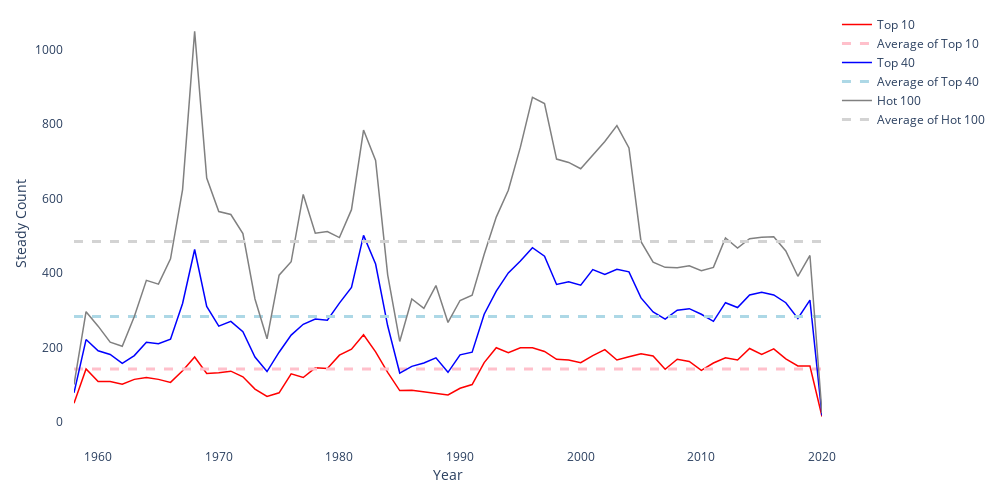

Notebook code cell kept with this figure:
### Markdown cell above
## Part III: The 'Steady's in Chart

### Code cell
fig = go.Figure()
c1y_li = (trend_df.loc[:9, :] == 'Steady').sum()
c1y_li.index = [d[:4] for d in c1y_li.index]
c1y_li = c1y_li.groupby(level = 0).sum()
fig.add_trace(go.Scatter(x=c1y_li.index,
                         y=c1y_li,
                         line=dict(color = 'red', width = 1.5),
                         name='Top 10'))
fig.add_trace(go.Scatter(x=c1y_li.index,
                         y=[round(c1y_li.mean(),2)]*len(c1y_li),
                         line=dict(color = 'pink', width = 3, dash = 'dash'),
                         name='Average of Top 10'))

c1y_li = (trend_df.loc[:39, :] == 'Steady').sum()
c1y_li.index = [d[:4] for d in c1y_li.index]
c1y_li = c1y_li.groupby(level = 0).sum()
fig.add_trace(go.Scatter(x=c1y_li.index,
                         y=c1y_li,
                         line=dict(color = 'blue', width = 1.5),
                         name='Top 40'))
fig.add_trace(go.Scatter(x=c1y_li.index,
                         y=[round(c1y_li.mean(),2)]*len(c1y_li),
                         line=dict(color = 'lightblue', width = 3, dash = 'dash'),
                         name='Average of Top 40'))

c1y_li = (trend_df.loc[:, :] == 'Steady').sum()
c1y_li.index = [d[:4] for d in c1y_li.index]
c1y_li = c1y_li.groupby(level = 0).sum()
fig.add_trace(go.Scatter(x=c1y_li.index,
                         y=c1y_li,
                         line=dict(color = 'grey', width = 1.5),
                         name='Hot 100'))
fig.add_trace(go.Scatter(x=c1y_li.index,
                         y=[round(c1y_li.mean(),2)]*len(c1y_li),
                         line=dict(color = 'lightgrey', width = 3, dash = 'dash'),
                         name='Average of Hot 100'))

fig.update_layout(width=1000, 
                  height=500, 
                  plot_bgcolor='rgb(255,255,255)',
                  xaxis_title="Year",
                  yaxis_title="Steady Count",
                  margin={'l':10, 'r':10, 'b':10, 't':10, 'pad':10})
fig.show()
fig.write_html("visuals/steady_songs_hot100.html")

### Figure 1 — Plotly figure (JSON) as saved in the notebook; plotly's stock layout.template omitted (floating-point values rounded to 4 significant figures)
{"data": [{"line": {"color": "red", "width": 1.5}, "name": "Top 10", "type": "scatter", "x": ["1958", "1959", "1960", "1961", "1962", "1963", "1964", "1965", "1966", "1967", "1968", "1969", "1970", "1971", "1972", "1973", "1974", "1975", "1976", "1977", "1978", "1979", "1980", "1981", "1982", "1983", "1984", "1985", "1986", "1987", "1988", "1989", "1990", "1991", "1992", "1993", "1994", "1995", "1996", "1997", "1998", "1999", "2000", "2001", "2002", "2003", "2004", "2005", "2006", "2007", "2008", "2009", "2010", "2011", "2012", "2013", "2014", "2015", "2016", "2017", "2018", "2019", "2020"], "y": [50, 142, 108, 108, 101, 114, 119, 114, 106, 137, 174, 130, 132, 136, 121, 88, 68, 78, 129, 119, 145, 143, 179, 195, 234, 188, 133, 84, 85, 81, 77, 72, 90, 100, 159, 199, 186, 199, 199, 189, 168, 166, 159, 178, 194, 166, 175, 183, 177, 141, 168, 162, 138, 158, 172, 166, 197, 181, 196, 169, 150, 150, 14]}, {"line": {"color": "pink", "dash": "dash", "width": 3}, "name": "Average of Top 10", "type": "scatter", "x": ["1958", "1959", "1960", "1961", "1962", "1963", "1964", "1965", "1966", "1967", "1968", "1969", "1970", "1971", "1972", "1973", "1974", "1975", "1976", "1977", "1978", "1979", "1980", "1981", "1982", "1983", "1984", "1985", "1986", "1987", "1988", "1989", "1990", "1991", "1992", "1993", "1994", "1995", "1996", "1997", "1998", "1999", "2000", "2001", "2002", "2003", "2004", "2005", "2006", "2007", "2008", "2009", "2010", "2011", "2012", "2013", "2014", "2015", "2016", "2017", "2018", "2019", "2020"], "y": [141.9, 141.9, 141.9, 141.9, 141.9, 141.9, 141.9, 141.9, 141.9, 141.9, 141.9, 141.9, 141.9, 141.9, 141.9, 141.9, 141.9, 141.9, 141.9, 141.9, 141.9, 141.9, 141.9, 141.9, 141.9, 141.9, 141.9, 141.9, 141.9, 141.9, 141.9, 141.9, 141.9, 141.9, 141.9, 141.9, 141.9, 141.9, 141.9, 141.9, 141.9, 141.9, 141.9, 141.9, 141.9, 141.9, 141.9, 141.9, 141.9, 141.9, 141.9, 141.9, 141.9, 141.9, 141.9, 141.9, 141.9, 141.9, 141.9, 141.9, 141.9, 141.9, 141.9]}, {"line": {"color": "blue", "width": 1.5}, "name": "Top 40", "type": "scatter", "x": ["1958", "1959", "1960", "1961", "1962", "1963", "1964", "1965", "1966", "1967", "1968", "1969", "1970", "1971", "1972", "1973", "1974", "1975", "1976", "1977", "1978", "1979", "1980", "1981", "1982", "1983", "1984", "1985", "1986", "1987", "1988", "1989", "1990", "1991", "1992", "1993", "1994", "1995", "1996", "1997", "1998", "1999", "2000", "2001", "2002", "2003", "2004", "2005", "2006", "2007", "2008", "2009", "2010", "2011", "2012", "2013", "2014", "2015", "2016", "2017", "2018", "2019", "2020"], "y": [78, 221, 191, 181, 157, 178, 214, 210, 222, 318, 463, 310, 257, 270, 242, 174, 135, 187, 233, 262, 276, 273, 319, 361, 501, 424, 258, 131, 149, 158, 172, 133, 180, 187, 289, 351, 400, 432, 468, 445, 369, 376, 367, 409, 396, 410, 403, 333, 295, 276, 300, 304, 289, 270, 320, 307, 341, 348, 341, 320, 278, 327, 17]}, {"line": {"color": "lightblue", "dash": "dash", "width": 3}, "name": "Average of Top 40", "type": "scatter", "x": ["1958", "1959", "1960", "1961", "1962", "1963", "1964", "1965", "1966", "1967", "1968", "1969", "1970", "1971", "1972", "1973", "1974", "1975", "1976", "1977", "1978", "1979", "1980", "1981", "1982", "1983", "1984", "1985", "1986", "1987", "1988", "1989", "1990", "1991", "1992", "1993", "1994", "1995", "1996", "1997", "1998", "1999", "2000", "2001", "2002", "2003", "2004", "2005", "2006", "2007", "2008", "2009", "2010", "2011", "2012", "2013", "2014", "2015", "2016", "2017", "2018", "2019", "2020"], "y": [282.6, 282.6, 282.6, 282.6, 282.6, 282.6, 282.6, 282.6, 282.6, 282.6, 282.6, 282.6, 282.6, 282.6, 282.6, 282.6, 282.6, 282.6, 282.6, 282.6, 282.6, 282.6, 282.6, 282.6, 282.6, 282.6, 282.6, 282.6, 282.6, 282.6, 282.6, 282.6, 282.6, 282.6, 282.6, 282.6, 282.6, 282.6, 282.6, 282.6, 282.6, 282.6, 282.6, 282.6, 282.6, 282.6, 282.6, 282.6, 282.6, 282.6, 282.6, 282.6, 282.6, 282.6, 282.6, 282.6, 282.6, 282.6, 282.6, 282.6, 282.6, 282.6, 282.6]}, {"line": {"color": "grey", "width": 1.5}, "name": "Hot 100", "type": "scatter", "x": ["1958", "1959", "1960", "1961", "1962", "1963", "1964", "1965", "1966", "1967", "1968", "1969", "1970", "1971", "1972", "1973", "1974", "1975", "1976", "1977", "1978", "1979", "1980", "1981", "1982", "1983", "1984", "1985", "1986", "1987", "1988", "1989", "1990", "1991", "1992", "1993", "1994", "1995", "1996", "1997", "1998", "1999", "2000", "2001", "2002", "2003", "2004", "2005", "2006", "2007", "2008", "2009", "2010", "2011", "2012", "2013", "2014", "2015", "2016", "2017", "2018", "2019", "2020"], "y": [100, 296, 257, 214, 203, 283, 380, 370, 438, 624, 1049, 655, 565, 557, 506, 330, 223, 394, 430, 611, 507, 511, 495, 570, 784, 702, 395, 216, 330, 305, 366, 267, 326, 340, 450, 550, 622, 738, 872, 855, 706, 697, 680, 716, 753, 796, 736, 484, 429, 415, 414, 419, 406, 415, 494, 467, 492, 496, 497, 459, 391, 447, 23]}, {"line": {"color": "lightgrey", "dash": "dash", "width": 3}, "name": "Average of Hot 100", "type": "scatter", "x": ["1958", "1959", "1960", "1961", "1962", "1963", "1964", "1965", "1966", "1967", "1968", "1969", "1970", "1971", "1972", "1973", "1974", "1975", "1976", "1977", "1978", "1979", "1980", "1981", "1982", "1983", "1984", "1985", "1986", "1987", "1988", "1989", "1990", "1991", "1992", "1993", "1994", "1995", "1996", "1997", "1998", "1999", "2000", "2001", "2002", "2003", "2004", "2005", "2006", "2007", "2008", "2009", "2010", "2011", "2012", "2013", "2014", "2015", "2016", "2017", "2018", "2019", "2020"], "y": [484.4, 484.4, 484.4, 484.4, 484.4, 484.4, 484.4, 484.4, 484.4, 484.4, 484.4, 484.4, 484.4, 484.4, 484.4, 484.4, 484.4, 484.4, 484.4, 484.4, 484.4, 484.4, 484.4, 484.4, 484.4, 484.4, 484.4, 484.4, 484.4, 484.4, 484.4, 484.4, 484.4, 484.4, 484.4, 484.4, 484.4, 484.4, 484.4, 484.4, 484.4, 484.4, 484.4, 484.4, 484.4, 484.4, 484.4, 484.4, 484.4, 484.4, 484.4, 484.4, 484.4, 484.4, 484.4, 484.4, 484.4, 484.4, 484.4, 484.4, 484.4, 484.4, 484.4]}], "layout": {"height": 500, "hovermode": "x", "margin": {"b": 10, "l": 10, "pad": 10, "r": 10, "t": 10}, "plot_bgcolor": "rgb(255,255,255)", "width": 1000, "xaxis": {"autorange": true, "range": [1958, 2020], "title": {"text": "Year"}, "type": "linear"}, "yaxis": {"autorange": true, "range": [-43.5, 1106.0], "title": {"text": "Steady Count"}, "type": "linear"}}}
